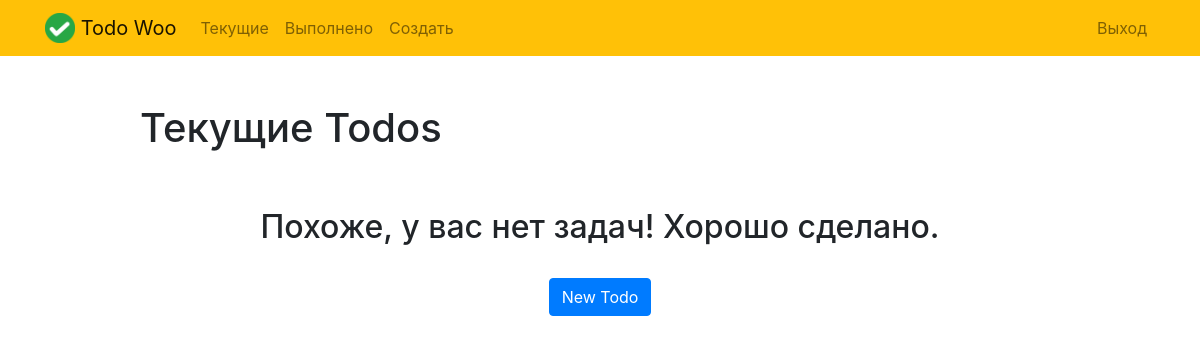
Before: /current/ (signed in) with the older database file.
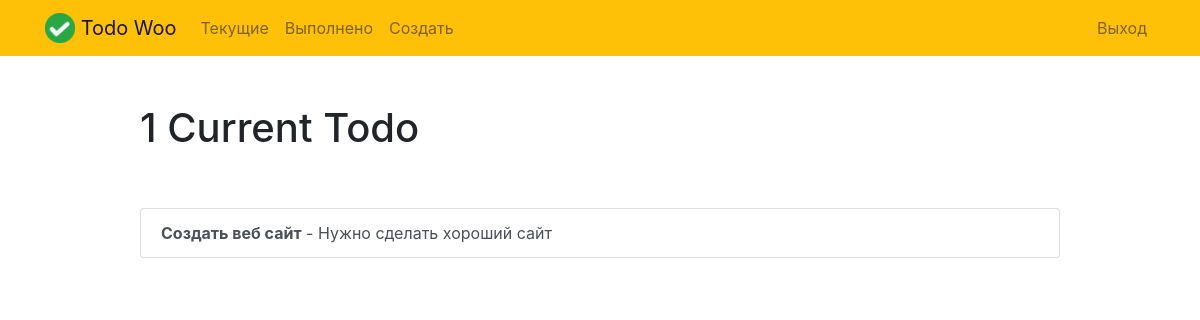
After: the same page with the newer database file.
### todo/models.py (models this page shows, shortened)
class Todo(models.Model):
    title = models.CharField(max_length=100)
    memo = models.TextField(blank=True)
    created = models.DateTimeField(auto_now_add=True)
    datecompleted = models.DateTimeField(null=True, blank=True)
    important = models.BooleanField(default=False)
    user = models.ForeignKey(User, on_delete=models.CASCADE)

### todo/views.py (the view)
# urls.py: path('current/', views.currenttodos, name='currenttodos'),
@login_required
def currenttodos(request):
    todos = Todo.objects.filter(user=request.user, datecompleted__isnull=True)   #Отображать все добавленные заметки, делаем только заметки того пользователя кому они принадлежат.
    return render(request, 'todo/currenttodos.html', {'todos': todos})

### todo/templates/todo/currenttodos.html
{% extends "todo/base.html" %}
{% block content %}
    <div class="row justify-content-center mt-5">
        <div class="col-md-10">
            {% if todos %}
                 <h1>{{ todos.count }} Current Todo{{ todos.count|pluralize }}</h1>
            {% else %}
                           <h1>Текущие Todos</h1>
            {% endif %}
        </div>
    </div>
    <div class="row justify-content-center mt-5">
        <div class="col-md-10">
        {% if todos %}
            <div class="list-group">
                {% for todo in todos %}
                    <a href="{% url 'viewtodo' todo.id %}" class="list-group-item list-group-item-action{% if todo.important %} list-group-item-danger{% endif %}"><b>{{ todo.title }}</b>{% if todo.memo %} - {{ todo.memo|truncatechars:30 }}{% endif %}</a>
                {% endfor %}
            </div>
        {% else %}
            <div class="text-center">
                <h2>Похоже, у вас нет задач! Хорошо сделано.</h2>
            <br>
            <a role="button" class="btn btn-primary" href="{% url 'createtodo' %}">New Todo</a>
            </div>
        {% endif %}
        </div>
    </div>
{% endblock %}

### todo/templates/todo/base.html (shortened to what this page needs)
{% load static %}
<!doctype html>
<html lang="en">
<head>
    <link rel="stylesheet" href="https://stackpath.bootstrapcdn.com/bootstrap/4.4.1/css/bootstrap.min.css">
</head>
<body>
<nav class="navbar navbar-expand-md navbar-light bg-warning">
<div class="container">
    <a class="navbar-brand" href="{% url 'home' %}">
         <img src="{% static 'todo/logo.png' %}" width="30" height="30" class="d-inline-block align-top">
        <span>Todo Woo</span>
    </a>
    <div class="collapse navbar-collapse" id="navbarNav">
    {% if user.is_authenticated %}
        <ul class="navbar-nav mr-auto">
                <li class="nav-item {{ current }}">
                    <a class="nav-link" href="{% url 'currenttodos' %}">Текущие</a>
                </li>
                <li class="nav-item {{ completed }}">
                    <a class="nav-link" href="{% url 'completedtodos' %}">Выполнено</a>
                </li>
                <li class="nav-item {{ create }}">
                    <a class="nav-link" href="{% url 'createtodo' %}">Создать</a>
                </li>
        </ul>
    {% endif %}
    <ul class="navbar-nav ml-auto">
            {% if user.is_authenticated %}
                <li class="nav-item">
                    <a href="#" onclick="$('#signOutBtn').click()" class="nav-link">Выход</a>
                </li>
            {% endif %}
        </ul>
    </div>
</div>
</nav>
<div class="container">
{% block content %}{% endblock %}
</div>
</body>
</html>

Changed rows visible on the page:
added Todo: title "Создать веб сайт", memo "Нужно сделать хороший сайт"
Other visible differences:
{{ todos.count }}: (not shown) → "1"
text no longer shown: "Текущие Todos Похоже, у вас нет задач! Хорошо сделано. New Todo"
text now shown: "Current Todo"
